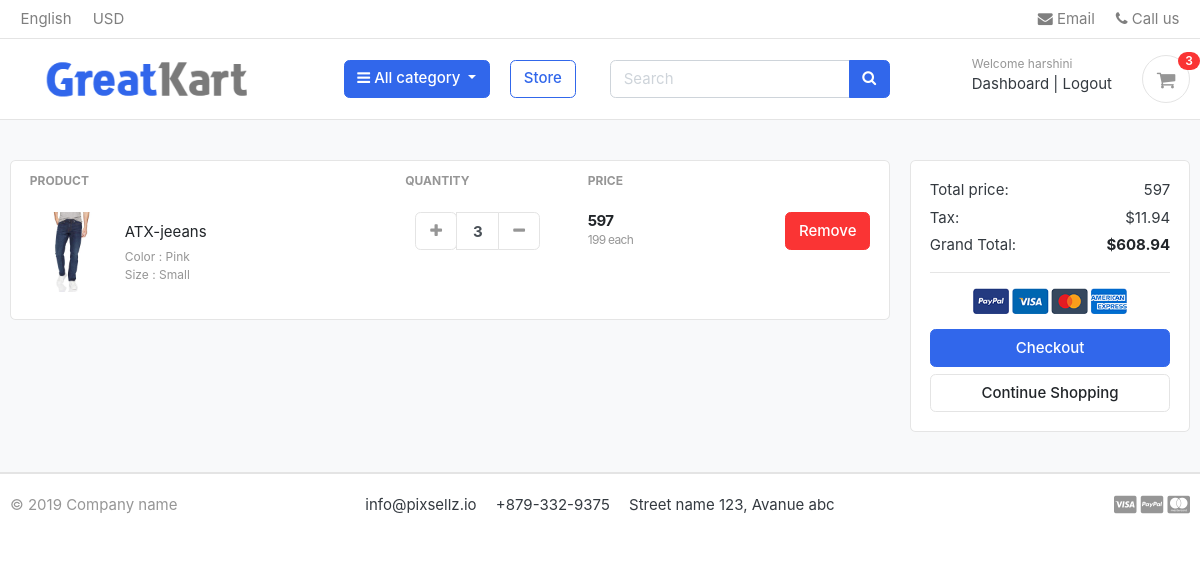
The page /cart/ (signed in) on the database as committed earlier.
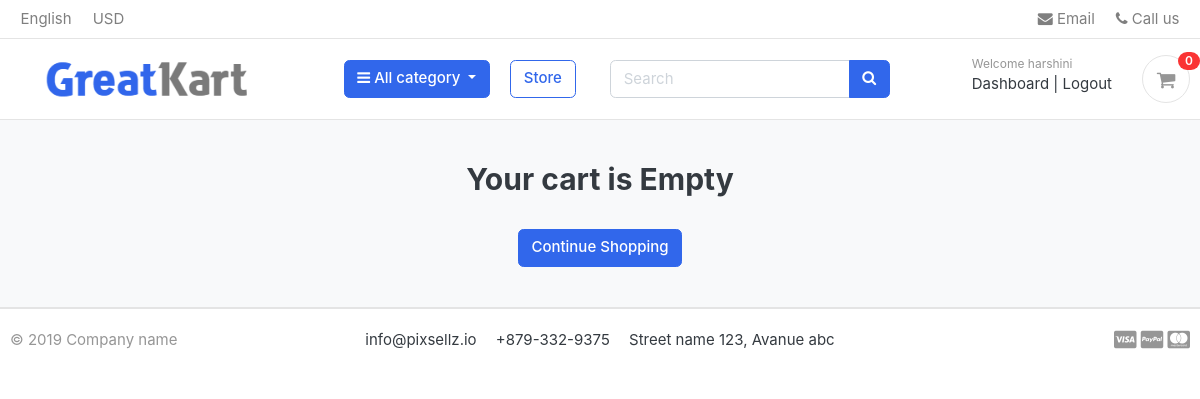
The same page on the database as committed later.
### carts/models.py (models this page shows)
class CardItem(models.Model):
    user=models.ForeignKey(Account, on_delete=models.CASCADE,null=True)
    Product = models.ForeignKey(product, on_delete=models.CASCADE)
    variations=models.ManyToManyField(Variations,blank=True)
    cart = models.ForeignKey(Cart, on_delete=models.CASCADE,null=True)
    quantity = models.IntegerField()
    is_active = models.BooleanField(default=True)
    def sub_total(self):
        return self.Product.price * self.quantity
    def __unicode__(self):
        return str(self.Product)

### store/models.py (models this page shows, shortened)
class product(models.Model):
    product_name = models.CharField(max_length=50, unique=True)
    slug = models.SlugField(max_length=100, unique=True)
    description = models.TextField(max_length=255, blank=True)
    price = models.IntegerField()
    images = models.ImageField(upload_to='photos_products/', blank=True)
    stock = models.IntegerField()
    is_avaliable = models.BooleanField(default=True)
    category = models.ForeignKey(Category, on_delete=models.CASCADE, null=True, blank=True)
    created_date = models.DateTimeField(auto_now_add=True)
    Modified_date = models.DateTimeField(auto_now=True)
    def get_url(self):
        return reverse('product_detail', args=[self.category.slug, self.slug])
    def __str__(self):
        return self.product_name

class Variations(models.Model):
    product=models.ForeignKey(product,on_delete=models.CASCADE)
    variation_category=models.CharField(max_length=100,choices=varitaion_category_choice)
    variation_value=models.CharField(max_length=100)
    is_active=models.BooleanField(default=True)
    created_date = models.DateTimeField(auto_now_add=True)
    objects=VariationManager()

### carts/views.py (the view)
# urls.py: path('', views.cart, name='cart'),
def cart(request, total=0, quantity=0, cart_items=None):
    try:
        tax = 0
        grand_total = 0
        if request.user.is_authenticated:
            cart_items = CardItem.objects.filter(
                user=request.user,
                is_active=True
            )
        else:
            cart = Cart.objects.get(cart_id=_cart_id(request))
            cart_items = CardItem.objects.filter(
                cart=cart,
                is_active=True
            )
        for cart_item in cart_items:
            total += cart_item.Product.price * cart_item.quantity
            quantity += cart_item.quantity
        tax = (2 * total) / 100
        grand_total = total + tax
    except ObjectDoesNotExist:
        pass
    context = {
        'total': total,
        'quantity': quantity,
        'cart_items': cart_items,
        'tax': tax,
        'grand_total': grand_total,
    }
    return render(request, 'store/cart.html', context)

### carts/context_processors.py (called while the page is built)
def counter(request):
    cart_count = 0
    print("Counter called")
    if 'admin' in request.path:
        return {}
    if request.user.is_authenticated:
        cart_items = CardItem.objects.filter(user=request.user)
    else:
        try:
            cart = Cart.objects.get(cart_id=_cart_id(request))
            cart_items = CardItem.objects.filter(cart=cart)
        except Cart.DoesNotExist:
            cart_items = []
    print("Items:", cart_items)
    for item in cart_items:
        print(item.id, item.quantity)
        cart_count += item.quantity
    print("Cart Count =", cart_count)
    return {'cart_count': cart_count}

### category/context_processors.py (called while the page is built)
def menu_links(request):
    links=Category.objects.all()
    return dict(links=links)

### category/models.py (called while the page is built)
    def get_url(self):
        return reverse('products_by_category',args=[self.slug])

### greatkart/templates/store/cart.html (shortened to what this page needs)
{% extends 'base.html' %}
{% load static %}
{% block content%}
<section class="section-content padding-y bg">
<div class="container">
{% if not cart_items %}
    <h2 class="text-center">Your cart is Empty</h2>
    <br>
    <div class="text-center">
        <a href="{% url 'store' %}" class="btn btn-primary">Continue Shopping</a>
    </div>
{% else %}
<div class="row">
	<aside class="col-lg-9">
<div class="card">
<table class="table table-borderless table-shopping-cart">
<thead class="text-muted">
<tr class="small text-uppercase">
  <th scope="col">Product</th>
  <th scope="col" width="120">Quantity</th>
  <th scope="col" width="120">Price</th>
  <th scope="col" class="text-right" width="200"> </th>
</tr>
</thead>
<tbody>
{% for cart_item in cart_items %}
<tr>
	<td>
		<figure class="itemside align-items-center">
			<div class="aside"><img src="{{cart_item.Product.images.url}}" class="img-sm"></div>
			<figcaption class="info">
            <a href="{{ cart_item.Product.get_url }}" class="title text-dark">{{ cart_item.Product.product_name }}</a>
<p class="text-muted small">
        {% if cart_item.variations.exists %}
        {% for item in cart_item.variations.all %}
            {{ item.variation_category|capfirst }} :
            {{ item.variation_value|capfirst }} <br>
        {% endfor %}
    {% endif %}
</p>
			</figcaption>
		</figure>
	</td>
	<td>
					<div class="col">
						<div class="input-group input-spinner">
							<div class="input-group-prepend">
								<form action="{% url 'add_cart' cart_item.Product.id %}" method="POST">
                             <button class="btn btn-light"  type="submit" id="button-minus"><i class="fa fa-plus"></i></button>
							 </form>
							</div>
							<input type="text" class="form-control"  value="{{ cart_item.quantity}}">
							<div class="input-group-append">
<a class="btn btn-light"
   href="{% url 'remove_cart' cart_item.Product.id cart_item.id %}">
    <i class="fa fa-minus"></i>
</a>				</div>
						</div>
					</div>
	</td>
	<td>
		<div class="price-wrap">
			<var class="price">{{ cart_item.sub_total }}</var>
			<small class="text-muted"> {{ cart_item.Product.price }} each </small>
		</div>
	</td>
	<td class="text-right">
	<a href="{% url 'remove_cart_item' cart_item.Product.id cart_item.id %}"  onclick="return confirm('Are You Sure You Want To Delete This Message?')"    class="btn btn-danger"> Remove</a>
	</td>
</tr>
{% endfor %}
</tbody>
</table>
</div>
	</aside>
	<aside class="col-lg-3">
		<div class="card">
		<div class="card-body">
			<dl class="dlist-align">
			  <dt>Total price:</dt>
			  <dd class="text-right">{{total}}</dd>
			</dl>
			<dl class="dlist-align">
			  <dt>Tax:</dt>
			  <dd class="text-right"> ${{tax}}</dd>
			</dl>
			<dl class="dlist-align">
			  <dt>Grand Total:</dt>
			  <dd class="text-right text-dark b"><strong>${{grand_total}}</strong></dd>
			</dl>
			<hr>
			<p class="text-center mb-3">
				<img src="{% static './images/misc/payments.png' %}" height="26">
			</p>
			<a href="{% url 'checkout' %}" class="btn btn-primary btn-block"> Checkout </a>
			<a href="{% url 'store' %}" class="btn btn-light btn-block">Continue Shopping</a>
		</div>
		</div>
</aside>
</div>
{% endif %}
</div>
</section>
{% endblock %}

### greatkart/templates/includes/navbar.html (shortened to what this page needs)
{% load static%}
<header class="section-header">
<nav class="navbar p-md-0 navbar-expand-sm navbar-light border-bottom">
<div class="container">
  <div class="collapse navbar-collapse" id="navbarTop4">
    <ul class="navbar-nav mr-auto">
    	<li class="nav-item dropdown">
		 	<a href="#" class="nav-link">   English </a>
		</li>
		<li class="nav-item dropdown">
			<a href="#" class="nav-link"> USD </a>
		</li>
    </ul>
    <ul class="navbar-nav">
		<li><a href="#" class="nav-link"> <i class="fa fa-envelope"></i> Email </a></li>
		<li><a href="#" class="nav-link"> <i class="fa fa-phone"></i> Call us </a></li>
	</ul>
  </div>
</div>
</nav>
<section class="header-main border-bottom">
	<div class="container">
<div class="row align-items-center">
	<div class="col-lg-2 col-md-3 col-6 flex-grow-0 pl-5">
		<a href="./" class="brand-wrap">
			<a href="{% url 'home' %}"><img src="{% static 'images/logo.png' %}" style="max-height:50px;"></a>
		</a>
	</div>
	     <div class="col-lg-3 col-md-3 col-sm-12">
			<div class="category-wrap dropdown d-inline-block float-right" style="margin-left:50px;">
			<button type="button" class="btn btn-primary dropdown-toggle" data-toggle="dropdown">
				<i class="fa fa-bars"></i> All category
			</button>
		</div>
	</div>
	<div class="col-lg-1 col-md-2 col-sm-12">
	<a href="{% url 'store' %}" class="btn btn-outline-primary">Store</a>
	</div>
	<div class="col-lg  col-md-5 col-sm-12">
		<form action="{% url 'search'%}" class="search" method="GET">
			<div class="input-group w-100">
			    <input type="text" class="form-control" style="width:60%;" placeholder="Search" name="keyword">
			    <div class="input-group-append">
			      <button class="btn btn-primary" type="submit">
			        <i class="fa fa-search"></i>
			      </button>
			    </div>
		    </div>
		</form>
	</div>
	<div class="col-lg-3 col-sm-6 col-8 order-2 order-lg-3">
				<div class="d-flex justify-content-end mb-3 mb-lg-0">
					{% if user.is_authenticated %}
<div class="widget-header">
    <small class="title text-muted">Welcome {{ user.first_name }}</small>
    <div>
        <a href="{% url 'dashboard' %}">Dashboard</a>
        <span class="dark-transp"> | </span>
        <a href="{% url 'logout' %}">Logout</a>
    </div>
</div>
{% endif %}
					<a href="{% url 'cart' %}" class="widget-header pl-3 ml-3">
						<div class="icon icon-sm rounded-circle border"><i class="fa fa-shopping-cart"></i></div>
						<span class="badge badge-pill badge-danger notify">{{cart_count}}</span>
					</a>
				</div>
			</div>
</div>
	</div>
</section>
</header>

Rows that differ between the two databases and show on the page:
removed CardItem: Product.images (picture), Product.product_name "ATX-jeeans", quantity "3", sub_total "597", Product.price "199"
no longer on this page (row unchanged): Variations: variation_category "Color", variation_value "Pink"
no longer on this page (row unchanged): Variations: variation_category "Size", variation_value "Small"
Other text that changed with them:
{{ cart_count }}: "3" → "0"
{{ total }}: "597" → (not shown)
{{ tax }}: "11.94" → (not shown)
{{ grand_total }}: "608.94" → (not shown)
text no longer shown: "PRODUCT QUANTITY PRICE Total price: Tax: $ Grand Total: $ Checkout"
text now shown: "Your cart is Empty"
